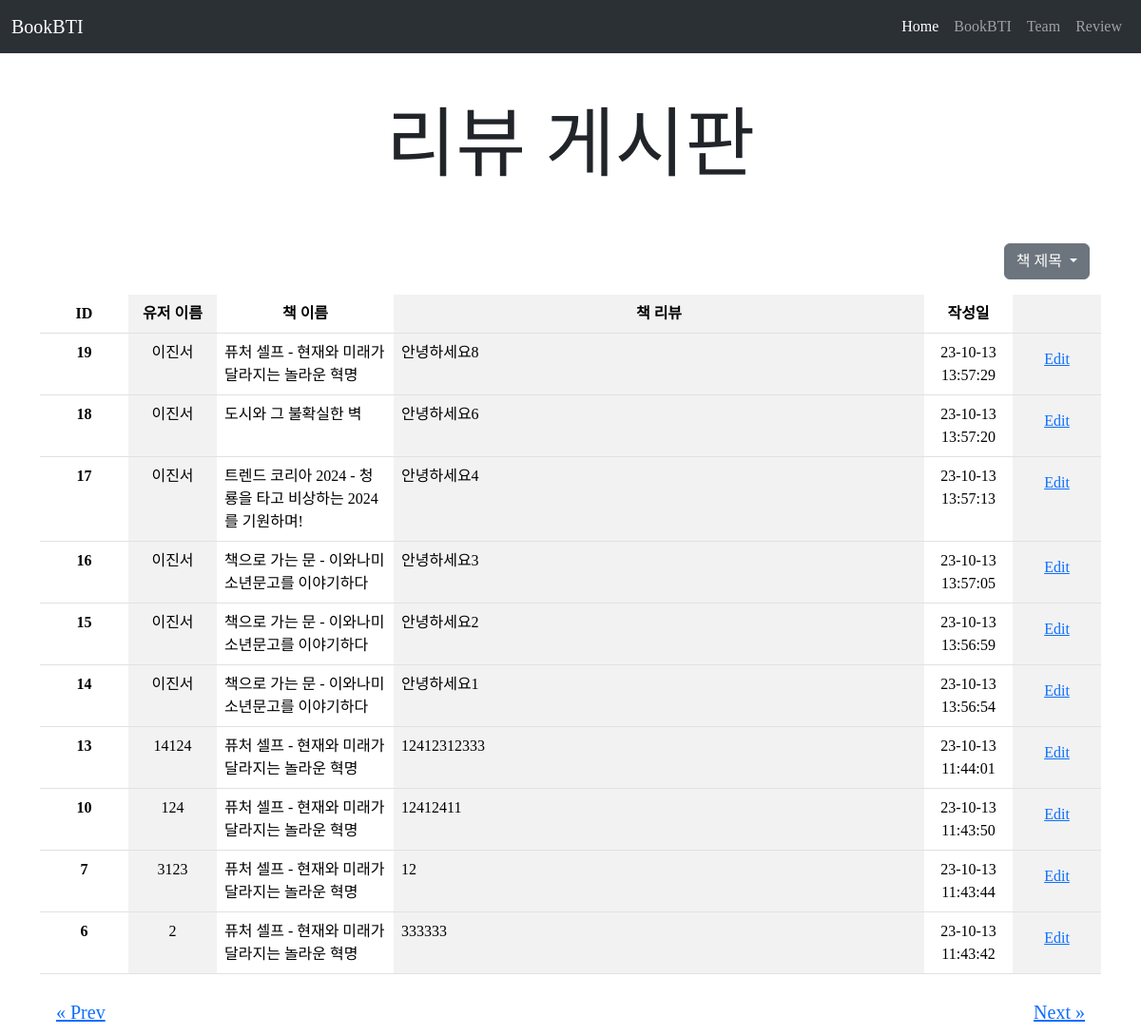
/reviews/1, run on the app's committed database.
### app.py (models this page shows)
class Review(db.Model):
  id = db.Column(db.Integer, primary_key=True)
  time = db.Column(db.String(30), nullable=False)
  userName = db.Column(db.String(255), nullable=False)
  bookIsbn = db.Column(db.String(20), nullable=False)
  bookTitle = db.Column(db.String(255), nullable=False)
  bookReview = db.Column(db.String(255))

### app.py (the view)
@app.route('/reviews/<page>')
def reviews(page):
  offset = (int(page) - 1) * 10
  reviewList = Review.query.order_by(Review.id.desc()).offset(offset).limit(10).all()
  bookList = Bestseller.query.all()
  return render_template('reviews.html', reviewData=reviewList, bookData=bookList)

### templates/reviews.html (shortened to what this page needs)
<!DOCTYPE html>
<html lang="en">
<head>
	<link href="https://cdn.jsdelivr.net/npm/bootstrap@5.3.1/dist/css/bootstrap.min.css" rel="stylesheet"
>
</head>
<body>
	<nav class="navbar navbar-expand-lg bg-body-tertiary d-flex justify-content-between" data-bs-theme="dark">
		<div class="container-fluid">
			<a class="navbar-brand" href="{{ url_for('main') }}">BookBTI</a>
			<div class="collapse navbar-collapse justify-content-end" id="navbarNav">
				<ul class="navbar-nav">
					<li class="nav-item">
						<a class="nav-link active" aria-current="page" href="{{ url_for('main') }}">Home</a>
					</li>
					<li class="nav-item">
						<a class="nav-link" href="{{ url_for('test') }}">BookBTI</a>
					</li>
					<li class="nav-item">
						<a class="nav-link" href="{{ url_for('team') }}">Team</a>
					</li>
					<li class="nav-item">
						<a class="nav-link" href="{{ url_for('reviews', page=1) }}">Review</a>
					</li>
				</ul>
			</div>
		</div>
	</nav>
	<div class="container text-center pt-5">
		<div class="row mb-5">
			<h1 class="display-1 text-center">리뷰 게시판</h1>
		</div>
	</div>
	<div class="container">
		<div class="container d-flex justify-content-end">
			<div class="dropdown text-end mb-3">
				<a class="btn btn-secondary dropdown-toggle" role="button" data-bs-toggle="dropdown"
					aria-expanded="false">
					책 제목
				</a>
			</div>
		</div>
		<table class="table table-striped-columns">
			<thead>
				<tr>
					<th class="col-1 text-center" scope="col">ID</th>
					<th class="col-1 text-center" scope="col">유저 이름</th>
					<th class="col-2 text-center" scope="col">책 이름</th>
					<th class="col-6 text-center" scope="col">책 리뷰</th>
					<th class="col-1 text-center" scope="col">작성일</th>
					<th class="col-1" scope="col"></th>
				</tr>
			</thead>
			<tbody>
				{% for review in reviewData %}
				<tr>
					<th class="text-center" scope="row">{{ review.id }}</th>
					<td class="text-center">{{ review.userName }}</td>
					<td>{{ review.bookTitle }}</td>
					<td>{{ review.bookReview }}</td>
					<td class="text-center">{{ review.time }}</td>
					<td class="text-center">
						<button type="button" class="btn btn-link" data-bs-toggle="modal"
							data-bs-target="#exampleModal{{ loop.index }}">
							Edit
						</button>
					</td>
				</tr>
				{% endfor %}
			</tbody>
		</table>
	</div>
	<div class="container d-flex justify-content-between">
		<button type="button" class="btn btn-link btn-lg" id="prevBtn">&laquo; Prev</button>
		<button type="button" class="btn btn-link btn-lg" id="nextBtn">Next &raquo</button>
	</div>
</body>
</html>

### templates/reviews.html (style rules this page uses)
body { font-family: "Pretendard-Regular"; }

### data on the page
Review: id "19", userName "이진서", bookTitle "퓨처 셀프 - 현재와 미래가 달라지는 놀라운 혁명", bookReview "안녕하세요8", time "23-10-13 13:57:29"
Review: id "18", userName "이진서", bookTitle "도시와 그 불확실한 벽", bookReview "안녕하세요6", time "23-10-13 13:57:20"
Review: id "17", userName "이진서", bookTitle "트렌드 코리아 2024 - 청룡을 타고 비상하는 2024를 기원하며!", bookReview "안녕하세요4", time "23-10-13 13:57:13"
Review: id "16", userName "이진서", bookTitle "책으로 가는 문 - 이와나미소년문고를 이야기하다", bookReview "안녕하세요3", time "23-10-13 13:57:05"
Review: id "15", userName "이진서", bookTitle "책으로 가는 문 - 이와나미소년문고를 이야기하다", bookReview "안녕하세요2", time "23-10-13 13:56:59"
Review: id "14", userName "이진서", bookTitle "책으로 가는 문 - 이와나미소년문고를 이야기하다", bookReview "안녕하세요1", time "23-10-13 13:56:54"
Review: id "13", userName "14124", bookTitle "퓨처 셀프 - 현재와 미래가 달라지는 놀라운 혁명", bookReview "12412312333", time "23-10-13 11:44:01"
Review: id "10", userName "124", bookTitle "퓨처 셀프 - 현재와 미래가 달라지는 놀라운 혁명", bookReview "12412411", time "23-10-13 11:43:50"
Review: id "7", userName "3123", bookTitle "퓨처 셀프 - 현재와 미래가 달라지는 놀라운 혁명", bookReview "12", time "23-10-13 11:43:44"
Review: id "6", userName "2", bookTitle "퓨처 셀프 - 현재와 미래가 달라지는 놀라운 혁명", bookReview "333333", time "23-10-13 11:43:42"
